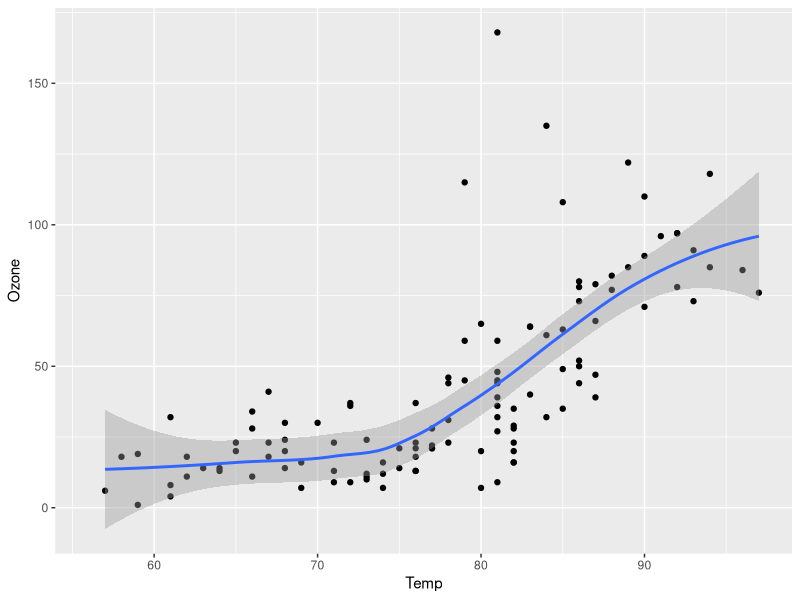
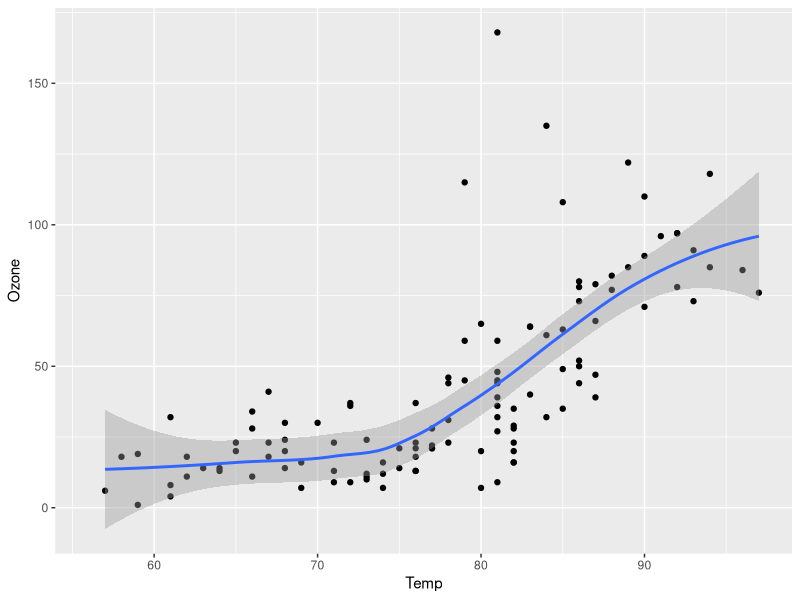
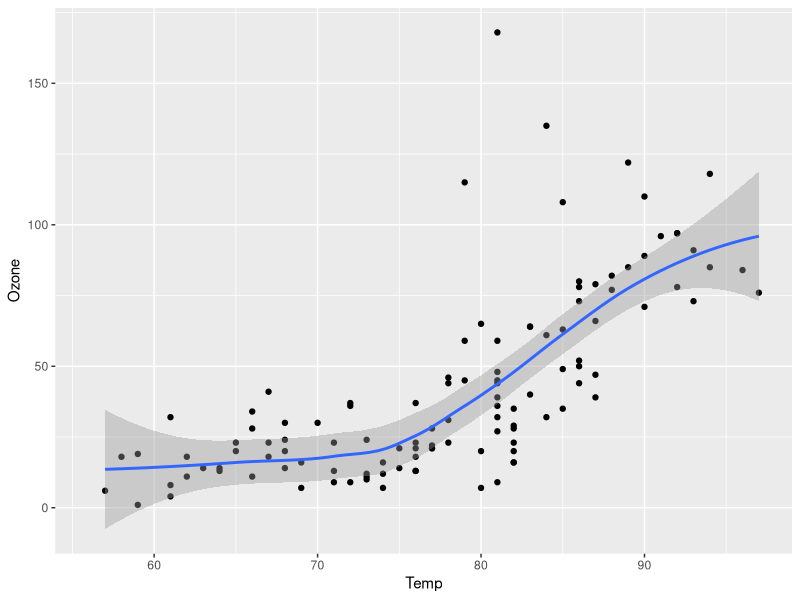
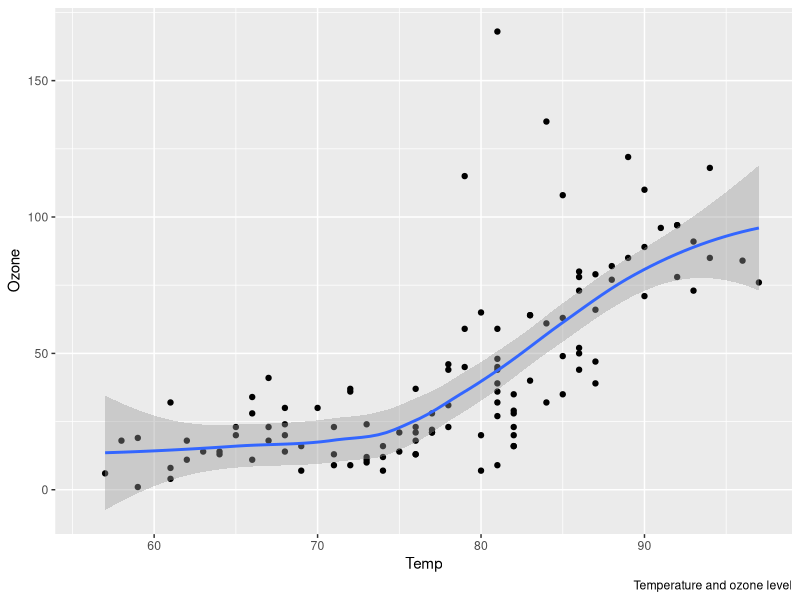
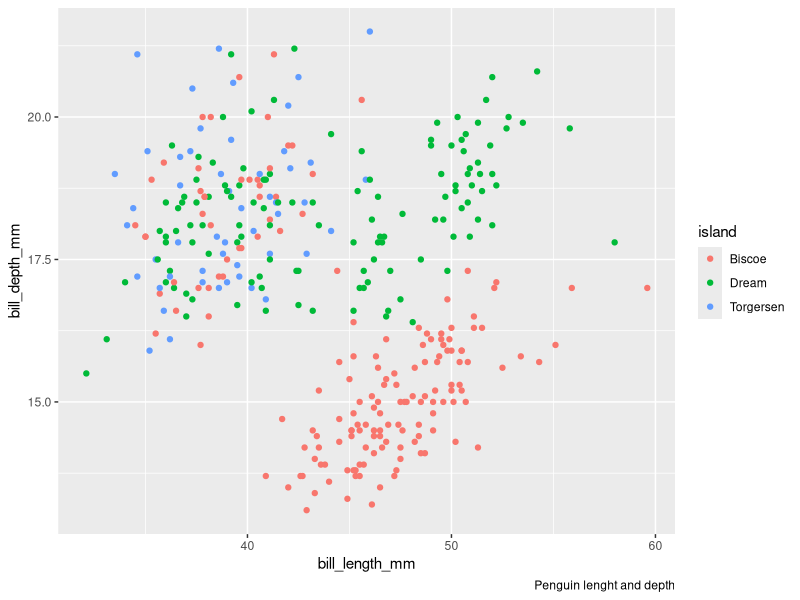
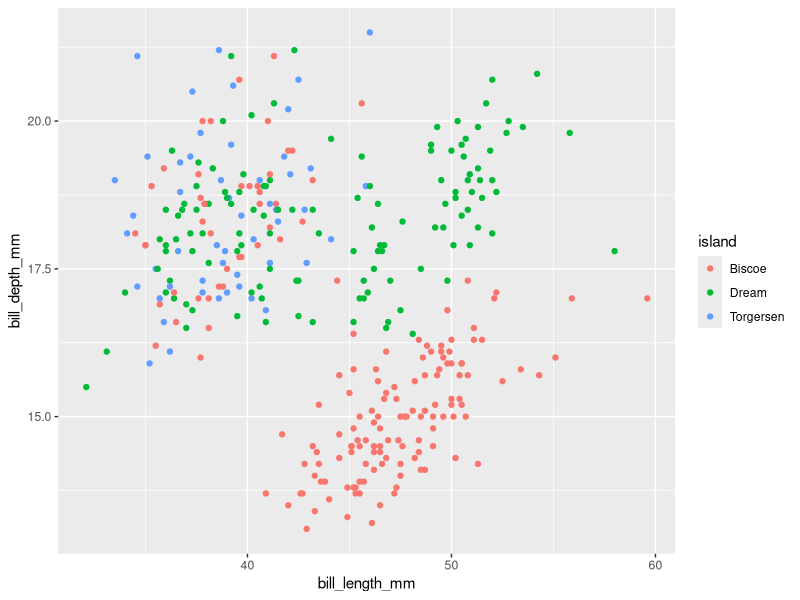

Write the R code that produced these figures, in order.
## ---- chunk 1
# install.packages("quarto")
## ---- chunk 2
# install.packages("knitr")
## ---- chunk 3
#| label: fig-airquality
#| fig-cap: Temperature and ozone level.

library(ggplot2)
ggplot(airquality, aes(Temp, Ozone)) + 
  geom_point() + 
  geom_smooth(method = "loess"
)
## ---- chunk 4
#| label: fig-airquality
#| fig-cap: Temperature and ozone level.

library(ggplot2)
ggplot(airquality, aes(Temp, Ozone)) + 
  geom_point() + 
  geom_smooth(method = "loess")
## ---- chunk 5
#| label: fig-airquality
#| fig-cap: Temperature and ozone level.
#| warning: false

library(ggplot2)

ggplot(airquality, aes(Temp, Ozone)) + 
  geom_point() + 
  geom_smooth(method = "loess"
)
## ---- chunk 6
library(ggplot2)
ggplot(airquality, aes(Temp, Ozone)) + 
  geom_point() + 
  geom_smooth(method = "loess") +
  labs(caption = "Temperature and ozone level")
  
## ---- chunk 7
library(palmerpenguins)
library(ggplot2)

ggplot(penguins, aes(x = bill_length_mm,
                     y = bill_depth_mm,
                     col = island)) +
  geom_point() +
  labs(caption ="Penguin lenght and depth",
       alt="Penguin data from palmerpenguins package")
## ---- chunk 8
#| fig-width: 5
#| fig-height: 3
#| fig-cap: "Penguin lenght and depth"
#| fig-alt: "Penguin data from palmerpenguins package"


library(palmerpenguins)
library(ggplot2)

ggplot(penguins, aes(x = bill_length_mm,
                     y = bill_depth_mm,
                     col = island)) +
  geom_point() 
